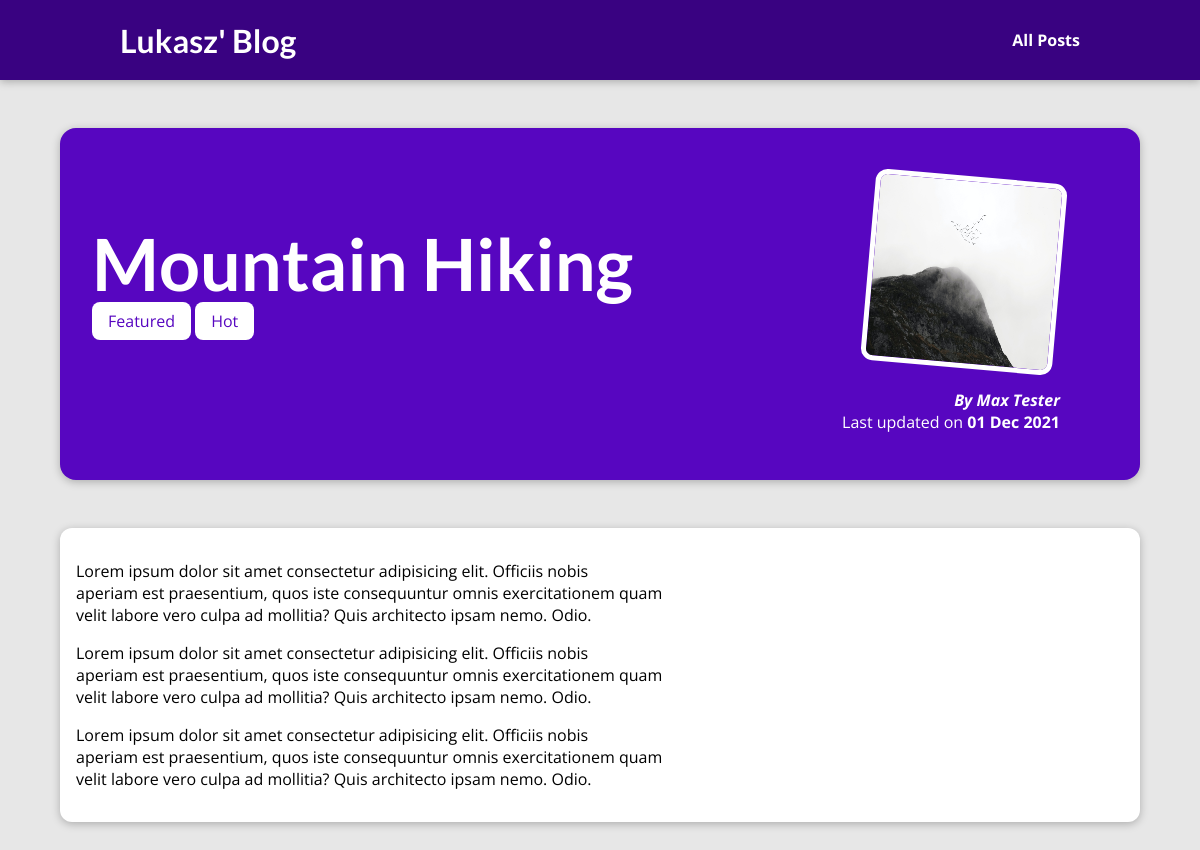
The page /posts/hike-in-the-mountains on the database its author committed.
### blog/models.py (models this page shows, shortened)
class Post(models.Model):
    title = models.CharField(max_length=150)
    excerpt = models.CharField(max_length=200, null=True)
    image_name = models.CharField(max_length=100)
    date = models.DateField(auto_now=True)
    slug = models.SlugField(unique=True, db_index=True)
    content = models.TextField(validators=[MinLengthValidator(10)])
    author = models.ForeignKey(
        Author, on_delete=models.SET_NULL, null=True, related_name="posts")
    tags = models.ManyToManyField(Tag)

class Tag(models.Model):
    caption = models.CharField(max_length=20)

class Author(models.Model):
    first_name = models.CharField(max_length=100)
    last_name = models.CharField(max_length=100)
    email_address = models.EmailField()
    def full_name(self):
        return f"{self.first_name} {self.last_name}"
    def __str__(self):
        return self.full_name()

### blog/views.py (the view)
# urls.py: path("posts/<slug:slug>", views.post_detail, name="post-detail-page")
def post_detail(request, slug):
    identified_post = get_object_or_404(Post, slug=slug)
    return render(request, "blog/post-detail.html", {
        "post": identified_post,
        "post_tags": identified_post.tags.all()
    })

### blog/templates/blog/post-detail.html (shortened to what this page needs)
{% extends "base.html" %}
{% load static %}
{% block css_files %}
    <link rel="stylesheet" href="{% static 'blog/post-detail.css' %}" />
{% endblock %}
{% block content %}
    <section id="summary">
        <h2>{{ post.title }}</h2>
        <div>
            {% for tag in post_tags %}
                <span class="tag">{{ tag.caption }}</span>
            {% endfor %}
        </div>
        <article>
            <img src="{% static "blog/images/"|add:post.image_name %}" alt="Post Title" />
            <address>By <a href="mailto:{{ post.author.email_address }}">{{ post.author }}</a></address>
            <div>
                Last updated on <time>{{ post.date|date:"d M Y" }}</time>
            </div>
        </article>
    </section>
    <main>
        {{ post.content|linebreaks }}
    </main>
{% endblock %}

### templates/base.html (shortened to what this page needs)
{% load static %}
<!DOCTYPE html>
<html lang="en">
<head>
    <link rel="stylesheet" href="{% static 'app.css' %}">
    {% block css_files %}{% endblock %}
</head>
<body>
    <header id="main-navigation">
        <h1><a href="{% url "starting_page" %}">Lukasz' Blog</a></h1>
        <nav>
            <a href="{% url "posts-page" %}">All Posts</a>
        </nav>
    </header>
    {% block content %}
    {% endblock %}
</body>
</html>

### static/app.css (style rules this page uses)
* { box-sizing: border-box; }
html { font-family: 'Open Sans', 'Lato', sans-serif; }
body { margin: 0; }
h1, h2, h3 { font-family: 'Lato', sans-serif; font-weight: bold; }
#main-navigation { width: 100%; height: 5rem; display: flex; justify-content: space-between; align-items: center; padding: 0 10%; position: absolute; top: 0; left: 0; }
#main-navigation a { text-decoration: none; color: white; font-weight: bold; }

### blog/static/blog/post-detail.css (style rules this page uses)
body { background-color: #e7e7e7; }
#main-navigation { background-color: #390281; box-shadow: 0 2px 8px rgba(0, 0, 0, 0.25); }
#summary { margin: 8rem auto 3rem auto; padding: 2rem; width: 90%; max-width: 90rem; border-radius: 16px; background-color: #5706c0; position: relative; box-shadow: 0 2px 8px rgba(0, 0, 0, 0.25); height: 22rem; }
#summary h2 { color: white; font-size: 4.5rem; margin-bottom: 0.25rem; }
#summary article { position: absolute; top: 2rem; right: 3rem; padding: 1rem 2rem; border-radius: 12px; text-align: right; color: white; }
#summary a { color: white; text-decoration: none; }
#summary article img { width: 12rem; height: 12rem; border-radius: 12px; transform: rotateZ(5deg); border: 5px solid white; margin-bottom: 1rem; }
#summary address { font-weight: bold; }
#summary time { font-weight: bold; }
.tag { background-color: white; color: #5706c0; border-radius: 8px; padding: 0.5rem 1rem; }
main { width: 90%; max-width: 90rem; margin: 3rem auto; background-color: white; padding: 1rem; border-radius: 12px; box-shadow: 0 2px 8px rgba(0, 0, 0, 0.25); }

### rows shown on the page
Post: title "Mountain Hiking", image_name (picture), author "Max Tester", date "01 Dec 2021", content "Lorem ipsum dolor sit amet consectetur adipisicing elit. Officiis nobis aperiam est praesentium, quos iste consequuntur omnis exercitationem quam velit labore vero culpa ad mollitia? Quis architecto ipsam nemo. Odio. Lorem ipsum dolor sit amet consectetur adipisicing elit. Officiis nobis aperiam est praesentium, quos iste consequuntur omnis exercitationem quam velit labore vero culpa ad mollitia? Quis architecto ipsam nemo. Odio. Lorem ipsum dolor sit amet consectetur adipisicing elit. Officiis nobis aperiam est praesentium, quos iste consequuntur omnis exercitationem quam velit labore vero culpa ad mollitia? Quis architecto ipsam nemo. Odio."
Tag: caption "Featured"
Tag: caption "Hot"
